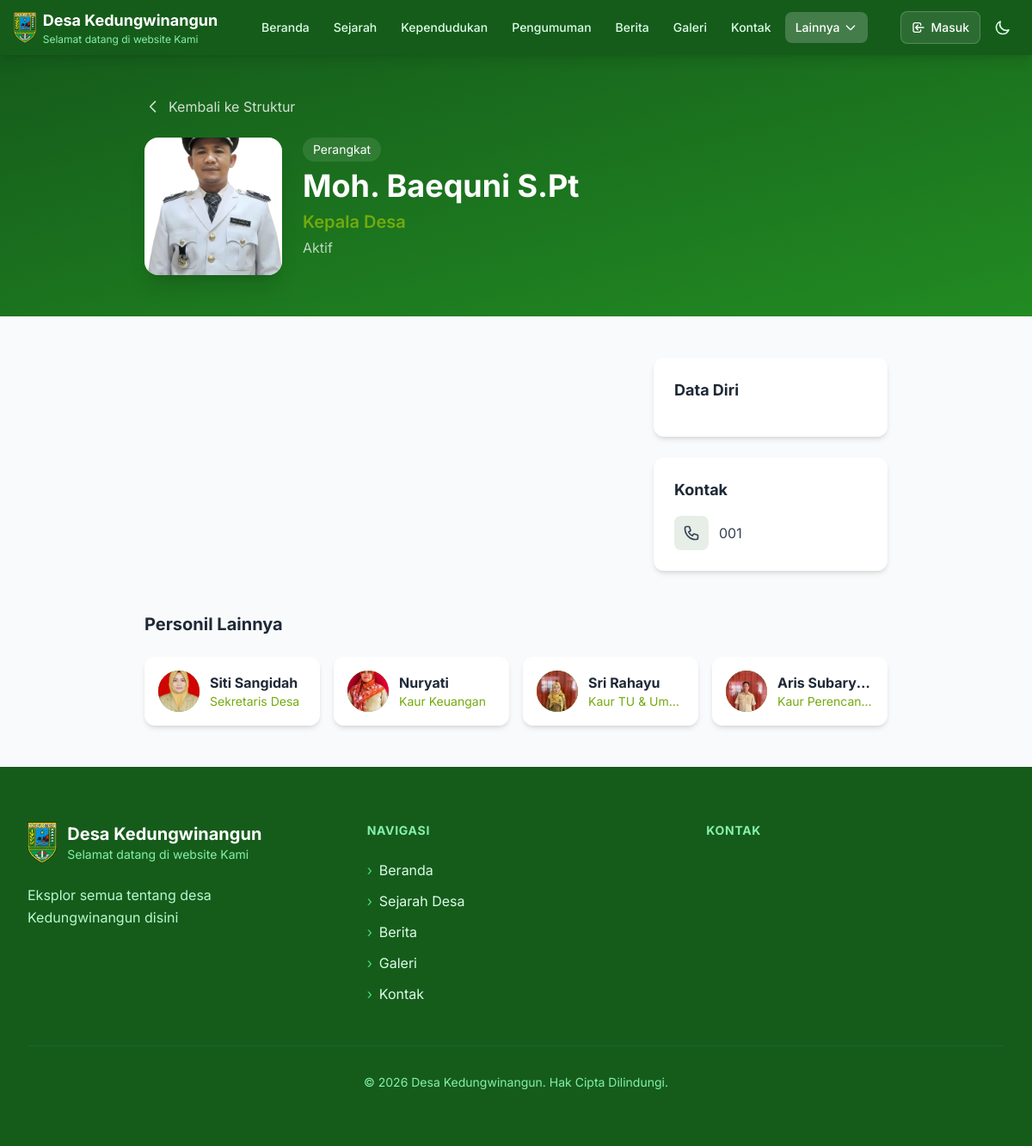
The app's page /struktur/8 with its own data.
### tables this page shows
CREATE TABLE config (
                key TEXT PRIMARY KEY,
                value TEXT
            );

CREATE TABLE struktur_organisasi (
                id INTEGER PRIMARY KEY AUTOINCREMENT,
                kategori TEXT NOT NULL,
                nama TEXT NOT NULL,
                jabatan TEXT,
                deskripsi TEXT,
                nik TEXT,
                alamat TEXT,
                dusun TEXT,
                rt TEXT,
                rw TEXT,
                telepon TEXT,
                email TEXT,
                foto_url TEXT,
                sk_url TEXT,
                no_sk TEXT,
                tanggal_sk TEXT,
                masa_jabatan TEXT,
                status TEXT DEFAULT 'Aktif',
                icon TEXT,
                no_urut INTEGER DEFAULT 0,
                aktif INTEGER DEFAULT 1,
                created_at TIMESTAMP DEFAULT CURRENT_TIMESTAMP,
                updated_at TIMESTAMP DEFAULT CURRENT_TIMESTAMP
            );

### routes/public.py (the view)
@public_bp.route("/struktur/<int:struktur_id>")
def struktur_detail(struktur_id):
    from datetime import datetime
    from models import get_struktur_by_id, get_all_struktur
    try:
        item = get_struktur_by_id(struktur_id)
        if not item:
            flash('Data tidak ditemukan', 'error')
            return redirect(url_for('public.struktur'))
        related = get_all_struktur(aktif=1)
        related = [r for r in related if r['kategori'] == item['kategori'] and r['id'] != struktur_id][:4]
        desa_info = get_desa_info_with_maps()
        custom_pages = get_all_pages()
        return render_template(
            "struktur_detail.html",
            page={"title": item['nama']},
            item=item,
            related=related,
            desa=desa_info,
            nav_links=set_nav_active("Lainnya", request.path),
            tahun=datetime.now().year,
            site_name=desa_info['nama'],
            site_tagline=desa_info['tagline'],
            site_description=desa_info['deskripsi'],
            custom_pages=custom_pages,
        )
    except Exception as e:
        logger.error(f"Error loading struktur detail {struktur_id}: {str(e)}")
        flash('Terjadi kesalahan saat memuat halaman', 'error')
        return redirect(url_for('public.struktur'))

### templates/struktur_detail.html (shortened to what this page needs)
<!DOCTYPE html>
<html lang="id">
<head>
    <script src="https://cdn.tailwindcss.com"></script>
    <link rel="stylesheet" href="{{ url_for('static', filename='styles.css') }}">
</head>
<body>
    {% include 'partials/navbar.html' %}
    <section class="bg-gradient-to-br from-[#155C1B] to-[#228B22] text-white py-8 md:py-12">
        <div class="max-w-4xl mx-auto px-4">
            <a href="{{ url_for('public.struktur') }}" class="inline-flex items-center gap-2 text-white/80 hover:text-white mb-6 transition-colors">
                <svg class="w-5 h-5" fill="none" stroke="currentColor" viewBox="0 0 24 24">
                    <path stroke-linecap="round" stroke-linejoin="round" stroke-width="2" d="M15 19l-7-7 7-7"/>
                </svg>
                Kembali ke Struktur
            </a>
            <div class="flex flex-col md:flex-row items-center md:items-start gap-6 text-center md:text-left">
                <div class="w-32 h-32 md:w-40 md:h-40 rounded-2xl bg-gradient-to-br from-[#73AA0F] to-[#9ACD32] flex items-center justify-center text-white font-bold text-4xl md:text-5xl shadow-xl overflow-hidden flex-shrink-0">
                    {% if item.foto_url %}
                    <img src="{{ item.foto_url }}" alt="{{ item.nama }}" class="w-full h-full object-cover">
                    {% else %}
                    {{ item.nama[:2]|upper }}
                    {% endif %}
                </div>
                <div>
                    <span class="inline-block px-3 py-1 bg-white/10 rounded-full text-sm mb-2">{{ item.kategori|title|replace('_', ' ') }}</span>
                    <h1 class="text-3xl md:text-4xl font-bold mb-2">{{ item.nama }}</h1>
                    <p class="text-[#73AA0F] text-xl font-semibold">{{ item.jabatan or '-' }}</p>
                    <p class="text-white/70 mt-1">{{ item.status or 'Aktif' }}</p>
                </div>
            </div>
        </div>
    </section>
    <section class="py-12 bg-gray-50">
        <div class="max-w-4xl mx-auto px-4">
            <div class="grid md:grid-cols-3 gap-6">
                <div class="md:col-span-2 space-y-6">
                </div>
                <div class="space-y-6">
                    <div class="bg-white rounded-xl p-6 shadow-md">
                        <h2 class="text-lg font-bold text-gray-800 mb-4">Data Diri</h2>
                    </div>
                    {% if item.telepon or item.email %}
                    <div class="bg-white rounded-xl p-6 shadow-md">
                        <h2 class="text-lg font-bold text-gray-800 mb-4">Kontak</h2>
                        <div class="space-y-3">
                            {% if item.telepon %}
                            <a href="tel:{{ item.telepon }}" class="flex items-center gap-3 text-gray-700 hover:text-[#155C1B]">
                                <span class="w-10 h-10 rounded-lg bg-[#155C1B]/10 flex items-center justify-center">
                                </span>
                                {{ item.telepon }}
                            </a>
                            {% endif %}
                        </div>
                    </div>
                    {% endif %}
                </div>
            </div>
            {% if related %}
            <div class="mt-12">
                <h2 class="text-xl font-bold text-gray-800 mb-6">Personil Lainnya</h2>
                <div class="grid grid-cols-1 sm:grid-cols-2 lg:grid-cols-4 gap-4">
                    {% for r in related %}
                    <a href="{{ url_for('public.struktur_detail', struktur_id=r.id) }}" class="bg-white rounded-xl p-4 shadow-md hover:shadow-lg transition-all group">
                        <div class="flex items-center gap-3">
                            <div class="w-12 h-12 rounded-full bg-gradient-to-br from-[#155C1B] to-[#73AA0F] flex items-center justify-center text-white font-bold flex-shrink-0 overflow-hidden">
                                {% if r.foto_url %}
                                <img src="{{ r.foto_url }}" alt="{{ r.nama }}" class="w-full h-full object-cover">
                                {% else %}
                                {{ r.nama[:2]|upper }}
                                {% endif %}
                            </div>
                            <div class="min-w-0">
                                <h3 class="font-bold text-gray-800 truncate group-hover:text-[#155C1B]">{{ r.nama }}</h3>
                                <p class="text-[#73AA0F] text-sm truncate">{{ r.jabatan or '-' }}</p>
                            </div>
                        </div>
                    </a>
                    {% endfor %}
                </div>
            </div>
            {% endif %}
        </div>
    </section>
    {% include 'partials/footer.html' %}
</body>
</html>

### templates/partials/navbar.html (shortened to what this page needs)
<nav class="bg-[#155C1B] sticky top-0 z-50 shadow-lg {{ navbar_extra_class or '' }}" id="main-navbar" x-data="{ mobileOpen: false, dropdownOpen: false }">
    <div class="max-w-7xl mx-auto px-4">
        <div class="flex items-center justify-between h-14 md:h-16">
            <a href="{{ url_for('public.index') }}" class="flex items-center gap-2">
                <img src="{{ url_for('static', filename='images/kebumen.png') }}" alt="Logo" class="h-9 w-auto">
                <div class="hidden sm:block">
                    <div class="text-white font-bold text-sm md:text-lg">{{ site_name or 'Desa' }}</div>
                    <div class="text-green-300 text-[10px] md:text-xs">{{ site_tagline or '' }}</div>
                </div>
            </a>
            <div class="hidden lg:flex items-center gap-1">
                {% for link in nav_links %}
                {% if link.label == 'Lainnya' %}
                <div class="relative">
                    <button @click="dropdownOpen = !dropdownOpen"
                            class="px-3 py-2 rounded-lg text-sm font-medium transition-colors flex items-center gap-1
                                   {% if link.active %}bg-white/20 text-white{% else %}text-green-100 hover:bg-white/10 hover:text-white{% endif %}">
                        Lainnya
                        <svg class="w-4 h-4 transition-transform" :class="{'rotate-180': dropdownOpen}" fill="none" stroke="currentColor" viewBox="0 0 24 24">
                            <path stroke-linecap="round" stroke-linejoin="round" stroke-width="2" d="M19 9l-7 7-7-7"/>
                        </svg>
                    </button>
                </div>
                {% else %}
                <a href="{{ link.href }}" class="px-3 py-2 rounded-lg text-sm font-medium transition-colors
                       {% if link.active %}bg-white/20 text-white{% else %}text-green-100 hover:bg-white/10 hover:text-white{% endif %}">
                    {{ link.label }}
                </a>
                {% endif %}
                {% endfor %}
            </div>
            <div class="flex items-center gap-1 md:gap-2">
                {% if not session.user_logged_in %}
                <div class="hidden md:flex items-center gap-2">
                    <a href="{{ url_for('public.login') }}" class="flex items-center gap-1.5 px-3 py-2 rounded-lg text-white text-sm font-medium bg-white/10 hover:bg-white/20 border border-white/20 transition-all">
                        <svg class="w-4 h-4" fill="none" stroke="currentColor" viewBox="0 0 24 24">
                            <path stroke-linecap="round" stroke-linejoin="round" stroke-width="2" d="M11 16l-4-4m0 0l4-4m-4 4h14m-5 4v1a3 3 0 01-3 3H6a3 3 0 01-3-3V7a3 3 0 013-3h7a3 3 0 013 3v1"/>
                        </svg>
                        Masuk
                    </a>
                </div>
                {% endif %}
                <button id="btn-dark" class="p-2 rounded-lg text-green-100 hover:bg-white/10 transition-colors" aria-label="Dark mode">
                    <svg id="icon-moon" class="w-5 h-5" fill="none" stroke="currentColor" viewBox="0 0 24 24">
                        <path stroke-linecap="round" stroke-linejoin="round" stroke-width="2" d="M20.354 15.354A9 9 0 018.646 3.646 9.003 9.003 0 0012 21a9.003 9.003 0 008.354-5.646z"/>
                    </svg>
                </button>
            </div>
        </div>
    </div>
</nav>

### templates/partials/footer.html (shortened to what this page needs)
<footer class="bg-[#155C1B] text-white">
    <div class="max-w-7xl mx-auto px-4 sm:px-6 lg:px-8 py-16">
        <div class="grid grid-cols-1 md:grid-cols-3 gap-12">
            <div class="reveal-footer">
                <a href="{{ url_for('public.index') }}" class="flex items-center gap-3 mb-6 group">
                    <img src="{{ url_for('static', filename='images/kebumen.png') }}" alt="Logo" class="h-12 w-auto transition-transform duration-300 group-hover:scale-105">
                    <div>
                        <h3 class="font-bold text-xl">{{ site_name or 'Desa' }}</h3>
                        <p class="text-green-300 text-sm">{{ site_tagline or '' }}</p>
                    </div>
                </a>
                <p class="text-green-200 leading-relaxed mb-6">{{ site_description or '' }}</p>
            </div>
            <div class="reveal-footer" style="transition-delay: 0.1s;">
                <h4 class="font-bold text-lg mb-6 text-green-300 uppercase tracking-wider text-sm">Navigasi</h4>
                <ul class="space-y-3">
                    <li>
                        <a href="{{ url_for('public.index') }}" class="text-green-100 hover:text-white transition-colors duration-200 flex items-center gap-2 group">
                            <span class="text-green-400 group-hover:translate-x-1 transition-transform duration-200">›</span>
                            Beranda
                        </a>
                    </li>
                    <li>
                        <a href="{{ url_for('public.sejarah') }}" class="text-green-100 hover:text-white transition-colors duration-200 flex items-center gap-2 group">
                            <span class="text-green-400 group-hover:translate-x-1 transition-transform duration-200">›</span>
                            Sejarah Desa
                        </a>
                    </li>
                    <li>
                        <a href="{{ url_for('public.berita') }}" class="text-green-100 hover:text-white transition-colors duration-200 flex items-center gap-2 group">
                            <span class="text-green-400 group-hover:translate-x-1 transition-transform duration-200">›</span>
                            Berita
                        </a>
                    </li>
                    <li>
                        <a href="{{ url_for('public.galeri') }}" class="text-green-100 hover:text-white transition-colors duration-200 flex items-center gap-2 group">
                            <span class="text-green-400 group-hover:translate-x-1 transition-transform duration-200">›</span>
                            Galeri
                        </a>
                    </li>
                    <li>
                        <a href="{{ url_for('public.kontak') }}" class="text-green-100 hover:text-white transition-colors duration-200 flex items-center gap-2 group">
                            <span class="text-green-400 group-hover:translate-x-1 transition-transform duration-200">›</span>
                            Kontak
                        </a>
                    </li>
                </ul>
            </div>
            <div class="reveal-footer" style="transition-delay: 0.2s;">
                <h4 class="font-bold text-lg mb-6 text-green-300 uppercase tracking-wider text-sm">Kontak</h4>
            </div>
        </div>
        <div class="mt-12 pt-8 border-t border-green-800 text-center">
            <p class="text-green-300 text-sm">© {{ tahun }} {{ site_name or 'Desa' }}. Hak Cipta Dilindungi.</p>
        </div>
    </div>
</footer>

### records on screen
config: value "Desa Kedungwinangun"
config: value "Selamat datang di website Kami"
struktur_organisasi: foto_url (picture), kategori "Perangkat", nama "Moh. Baequni S.Pt", jabatan "Kepala Desa", status "Aktif", telepon "001"
struktur_organisasi: foto_url (picture), nama "Siti Sangidah", jabatan "Sekretaris Desa"
struktur_organisasi: foto_url (picture), nama "Nuryati", jabatan "Kaur Keuangan"
struktur_organisasi: foto_url (picture), nama "Sri Rahayu", jabatan "Kaur TU & Um…"
struktur_organisasi: foto_url (picture), nama "Aris Subary…", jabatan "Kaur Perencan…"
config: value "Eksplor semua tentang desa Kedungwinangun disini"

### other values on screen
{{ link.label }} "Beranda" "Sejarah" "Kependudukan" "Pengumuman" "Berita" "Galeri" "Kontak"
